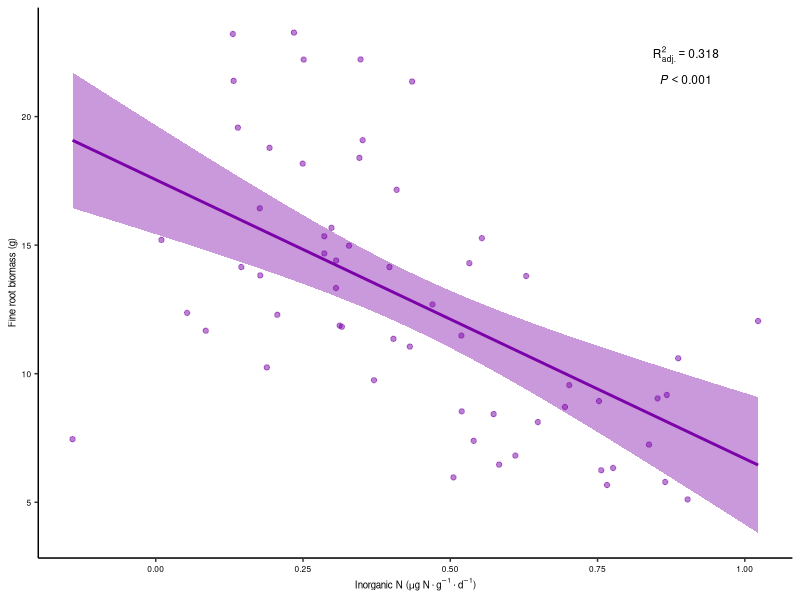

Here is the R script that generated this plot:
#### 1. Set-up ####

# Load libraries
library(tidyverse)
library(mgcv)
library(viridis)

#### 2. N min data ####

# Read in
Nmin.aug.2018.tbl <- read_csv("data/complete.min.august.manistee.csv") %>% 
  rename(TREE = "Tree ID", 
         INCUBATION = "Time", 
         REP = "Rep", 
         NITRATE = "Nitrate", 
         AMMONIUM = "Ammonia") %>% 
  select(INCUBATION, TREE, REP, NITRATE, AMMONIUM) %>% 
  group_by(INCUBATION, TREE) %>% 
  summarise(NITRATE = sum(NITRATE), 
            AMMONIUM = sum(AMMONIUM)) %>% 
  ungroup() %>% 
  mutate(TOTAL = NITRATE + AMMONIUM) %>% 
  select(INCUBATION, TREE, TOTAL) %>% 
  pivot_wider(id_cols = TREE, 
              names_from = "INCUBATION", 
              values_from = "TOTAL") %>% 
  mutate(N.MIN = (Post - Pre) / 14) %>% 
  select(TREE, N.MIN)
  
#### 3. Root biomass ####

# Read in
root.biomass.tbl <- read_tsv("data/root.picking.data.complete.txt") %>% 
  # Add site, tree, and core columns
  separate(SAMPLE, c("STAND", "TREE", "CORE"), sep = "_") %>% 
  # Remove unnecessary columns
  dplyr::select(STAND, TREE, CORE, DRY.ROOT.MASS) %>% 
  # Drop rows with no mass measurements
  dplyr::filter(!(is.na(DRY.ROOT.MASS))) %>% 
  # Group by site and tree
  dplyr::group_by(STAND, TREE) %>% 
  # Sum by tree
  dplyr::summarise(DRY.ROOT.MASS = sum(DRY.ROOT.MASS)) %>% 
  # Ungroup
  dplyr::ungroup() %>% 
  unite(TREE, STAND : TREE, sep = "_", remove = TRUE) %>% 
  inner_join(., Nmin.aug.2018.tbl, by = "TREE")

# GAM
root.lm <- lm(DRY.ROOT.MASS ~ N.MIN, data = root.biomass.tbl)
root.lm.summary<- summary(root.lm)
root.lm.P <- tibble(PVAL.LABEL = paste("atop(R[adj.]^2 == ", round(root.lm.summary$adj.r.squared, 3), ", ", "italic(P) < 0.001)", sep = ""), 
                     XPOS = 0.9, 
                     YPOS = 22)

# Plot
root.plot <- ggplot() + 
  
  # Points
  geom_point(data = root.biomass.tbl, 
             aes(x = N.MIN, y = DRY.ROOT.MASS), 
             colour = "#7B02A8FF", 
             alpha = 0.5, 
             size = 1.5) + 
  
  # Pvalues
  geom_text(data = root.lm.P, 
            aes(x = XPOS, y = YPOS, label = PVAL.LABEL), 
            parse = TRUE, 
            stat = "identity", 
            size = 3) + 
  
  # Line
  geom_smooth(data = root.biomass.tbl, 
              aes(x = N.MIN, y = DRY.ROOT.MASS), 
              formula = y ~ x,  
              method = "lm", 
              colour = "#7B02A8FF", 
              fill = "#7B02A8FF") + 
  
  # Titles
  labs(title = NULL, 
       x = bquote('Inorganic N ('*mu*g~N%.%g^-1%.%d^-1*')'), 
       y = "Fine root biomass (g)") + 
  
  # Format
  theme(axis.line = element_line(colour = "black", size = 0.5), 
        panel.background = element_rect(fill = NA), 
        panel.grid.major = element_blank(), 
        panel.grid.minor = element_blank(), 
        axis.title.x = element_text(colour = "black", size = 7), 
        axis.title.y = element_text(colour = "black", size = 7),  
        # x axis text
        axis.text.x = element_text(colour = "black", size = 6), 
        axis.text.y = element_text(colour = "black", size = 6))

# Save Figure S2
ggsave(filename = "figures/FigureS2.png",
       root.plot,
       device = "png",
       dpi = 600,
       width = 6.5,
       height = 4,
       units = "in")
